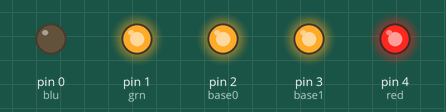
A sketch run on a simulated Arduino Uno, built with avr-gcc and run on an emulated ATmega328P. Shown: output pins drawn as LEDs (lit = HIGH).

Above: at 0.3 s.
At 1.2 s:
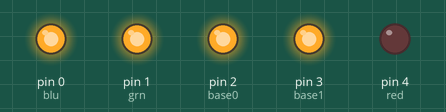
At 2.5 s:
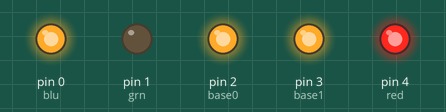
Timing chart, 0 to 4.5 s (numbered marks = the images above):
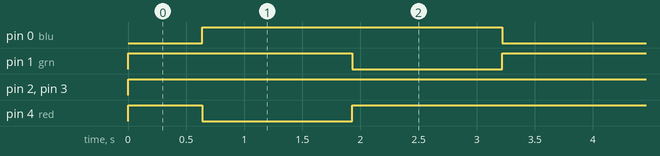

Measured:
- by itself, pin 0 (blu), pin 1 (grn), pin 4 (red): alternates HIGH for 2.6 s and LOW for 1.3 s
- by itself, pin 2 (base0), pin 3 (base1): LOW → HIGH at 0.00 s
- by itself, everything shown: repeats every 3.9 s, in 3 steps

The sketch:

Rupee_Test.ino
```cpp
/* Do Not Modify Between these lines. These are pin assignments */
const int red   = 4; //Active Low
const int grn   = 1; //Active Low
const int blu   = 0; //Active Low
const int base0 = 2; //Active High - Top Row Anode
const int base1 = 3; //Active High - Bottom Row Anode
/* End of Pin Assignments */

int red_x = 0;
int grn_x = 0;
int blu_x = 0;
int wait  = 5;

void setup() {
  pinMode(base0, OUTPUT);
  pinMode(base1, OUTPUT);
  pinMode(red,   OUTPUT);
  pinMode(grn,   OUTPUT);
  pinMode(blu,   OUTPUT);
  digitalWrite(red,  HIGH);
  digitalWrite(grn,  HIGH);
  digitalWrite(blu,  HIGH);
  digitalWrite(base0, LOW);
  digitalWrite(base1, LOW);

}

void loop() {
  digitalWrite(base0, HIGH);
  digitalWrite(base1, HIGH);
  rgb_fade();

}

void rgb_fade(){
    //red low to high - blue high to low
  red_x = 255;
  blu_x =   0;
  grn_x = 255;
  for (int i=0; i <= 256; i+=1){
    red_x = red_x - 1;
    blu_x = blu_x + 1;
    grn_x = grn_x - 1;
    analogWrite(red, red_x);
    //analogWrite(grn, grn_x);
    analogWrite(blu, blu_x);
    delay(wait);
  }
  //red high to low - green low to high
  red_x =   0;
  blu_x = 255;
  grn_x = 255;
  for (int i=0; i <= 256; i+=1){
    red_x = red_x + 1;
    blu_x = blu_x + 1;
    grn_x = grn_x - 1;
    analogWrite(red, red_x);
    analogWrite(grn, grn_x);
    //analogWrite(blu, blu_x);
    delay(wait);
  }
  //grrn high to low - blue low to high
  red_x = 255;
  blu_x = 255;
  grn_x =   0;
  for (int i=0; i <= 256; i+=1){
    //red_x = red_x + 1;
    blu_x = blu_x - 1;
    grn_x = grn_x + 1;
    //analogWrite(red, red_x);
    analogWrite(grn, grn_x);
    analogWrite(blu, blu_x);
    delay(wait);
  }
}
```
